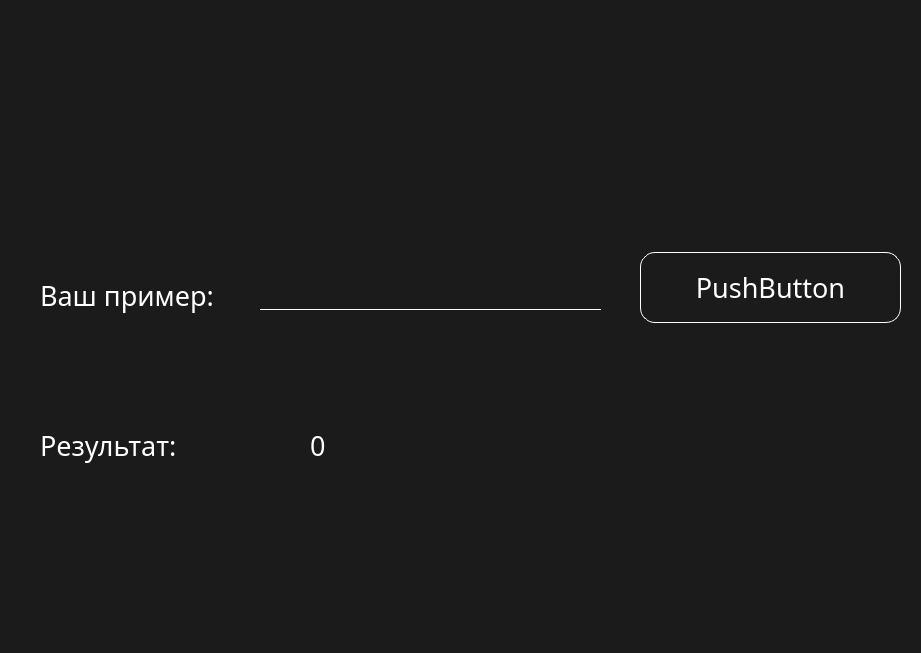
<?xml version="1.0" encoding="UTF-8"?>
<ui version="4.0">
 <class>Form</class>
 <widget class="QWidget" name="Form">
  <property name="geometry">
   <rect>
    <x>0</x>
    <y>0</y>
    <width>921</width>
    <height>653</height>
   </rect>
  </property>
  <property name="font">
   <font>
    <family>Gotham Pro</family>
    <pointsize>20</pointsize>
   </font>
  </property>
  <property name="windowTitle">
   <string>Form</string>
  </property>
  <property name="styleSheet">
   <string notr="true">background-color: rgb(27, 27, 27);
font: 20pt &quot;Gotham Pro&quot;;
color: rgb(255, 255, 255);

</string>
  </property>
  <widget class="QPushButton" name="pushButton">
   <property name="geometry">
    <rect>
     <x>640</x>
     <y>252</y>
     <width>261</width>
     <height>71</height>
    </rect>
   </property>
   <property name="styleSheet">
    <string notr="true">border-radius:15px;
border:1px solid white;
</string>
   </property>
   <property name="text">
    <string>PushButton</string>
   </property>
  </widget>
  <widget class="QLabel" name="label">
   <property name="geometry">
    <rect>
     <x>40</x>
     <y>230</y>
     <width>201</width>
     <height>131</height>
    </rect>
   </property>
   <property name="text">
    <string>Ваш пример:</string>
   </property>
  </widget>
  <widget class="QLineEdit" name="lineEdit">
   <property name="geometry">
    <rect>
     <x>260</x>
     <y>259</y>
     <width>341</width>
     <height>51</height>
    </rect>
   </property>
   <property name="styleSheet">
    <string notr="true">border:none;
border-bottom:1px solid white;</string>
   </property>
  </widget>
  <widget class="QLabel" name="label_2">
   <property name="geometry">
    <rect>
     <x>40</x>
     <y>380</y>
     <width>201</width>
     <height>131</height>
    </rect>
   </property>
   <property name="text">
    <string>Результат:</string>
   </property>
  </widget>
  <widget class="QLabel" name="label_3">
   <property name="geometry">
    <rect>
     <x>310</x>
     <y>380</y>
     <width>201</width>
     <height>131</height>
    </rect>
   </property>
   <property name="styleSheet">
    <string notr="true"/>
   </property>
   <property name="text">
    <string>0</string>
   </property>
  </widget>
 </widget>
 <resources/>
 <connections/>
</ui>
